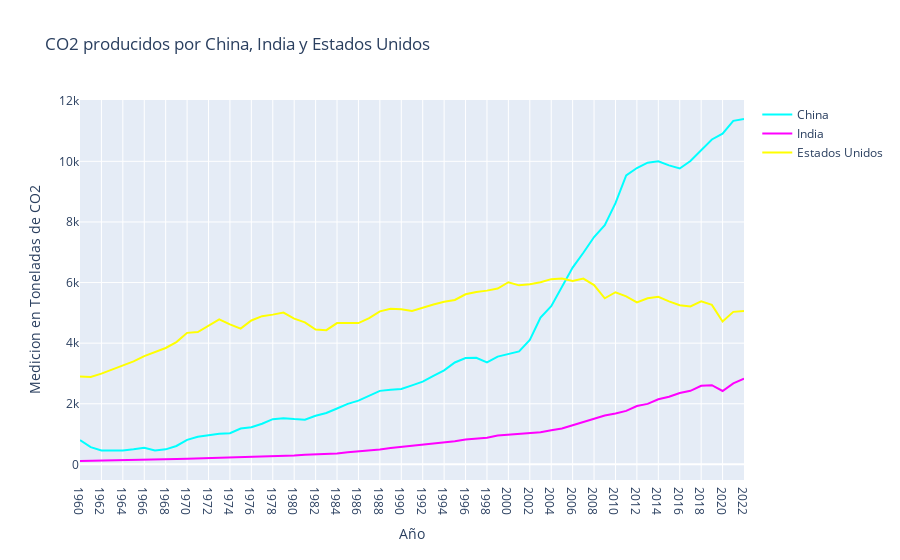

The cell this chart's notebook holds for it:
### Code cell
years = np.unique(origen_co2.index)

co2_china=[]
co2_usa=[]
co2_india=[]

for year in years:
    co2_china.append(origen_co2[origen_co2.index == year]['China'].mean())
    co2_usa.append(origen_co2[origen_co2.index == year]['Estados Unidos'].mean())
    co2_india.append(origen_co2[origen_co2.index == year]['India'].mean())
    

# Creamos la traza de china
trace0 = go.Scatter(
    x = years, 
    y = co2_china,
    name='China',
    line=dict(
        color='rgb(0, 255, 255)',
    )
)
# Creamos la traza de india
trace1 = go.Scatter(
    x = years, 
    y = co2_india,
    name='India',
    line=dict(
        color='rgb(255, 0, 255)',
    )
)
# Creamos la traza de Usa
trace2 = go.Scatter(
    x = years, 
    y = co2_usa,
    name='Estados Unidos',
    line=dict(
        color='rgb(255, 255,0)',
    )
)

data = [trace0, trace1, trace2]

layout = go.Layout(
    xaxis=dict(title='Año'),
    yaxis=dict(title='Medicion en Toneladas de CO2'),
    title='CO2 producidos por China, India y Estados Unidos', 
    showlegend = True)

fig = go.Figure(data=data, layout=layout)
py.iplot(fig)
